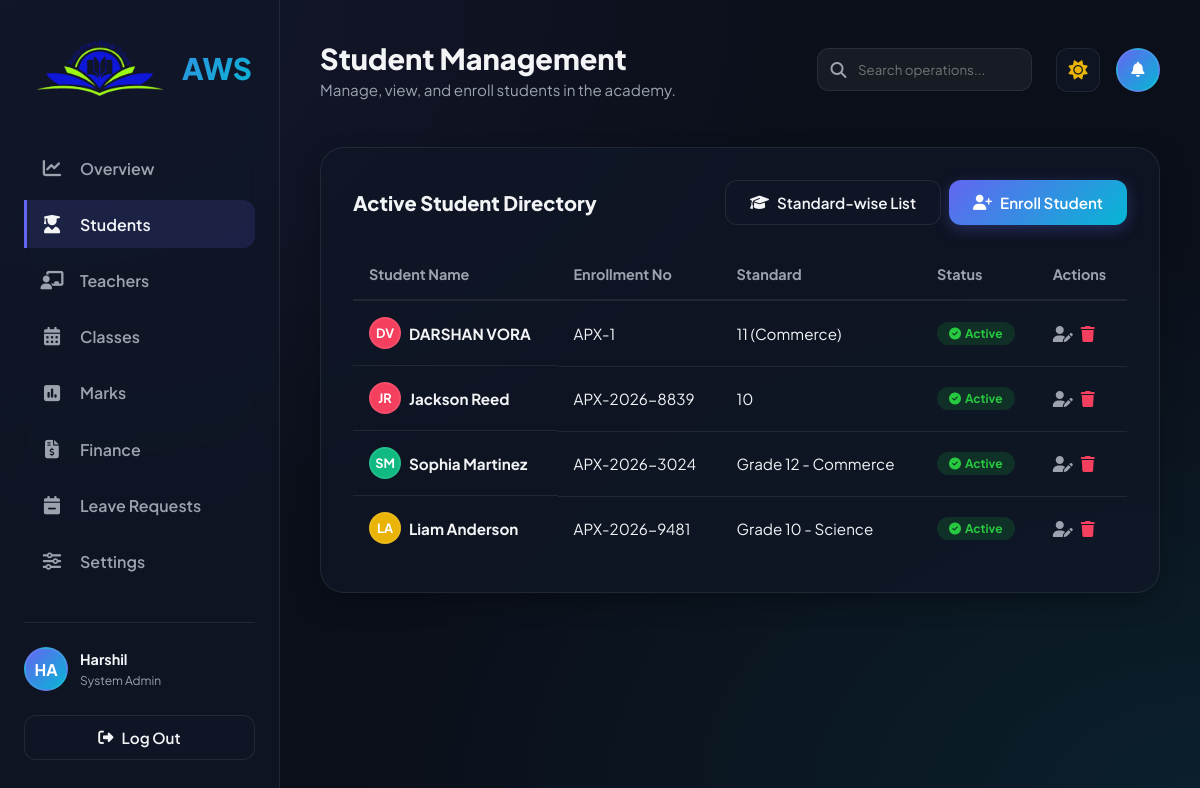
The app's page /student.php (signed in) with its own data.
### tables this page shows
CREATE TABLE `students` (
  `id` int(11) NOT NULL AUTO_INCREMENT,
  `student_id` varchar(50) NOT NULL,
  `first_name` varchar(100) NOT NULL,
  `last_name` varchar(100) NOT NULL,
  `grade` varchar(50) NOT NULL,
  `dob` date NOT NULL,
  `gender` varchar(20) NOT NULL,
  `blood_group` varchar(10) NOT NULL,
  `mobile_number` varchar(20) NOT NULL,
  `email` varchar(100) NOT NULL,
  `password` varchar(255) NOT NULL DEFAULT 'student123',
  `address` text NOT NULL,
  `city` varchar(100) NOT NULL,
  `state` varchar(100) NOT NULL,
  `pin_code` varchar(20) NOT NULL,
  `nationality` varchar(100) NOT NULL,
  `religion` varchar(100) NOT NULL,
  `category` varchar(50) NOT NULL,
  `father_name` varchar(100) NOT NULL,
  `mother_name` varchar(100) NOT NULL,
  `parent_mobile` varchar(20) NOT NULL,
  `parent_email` varchar(100) NOT NULL,
  `parent_occupation` varchar(100) NOT NULL,
  `attendance` decimal(5,2) DEFAULT 100.00,
  `status` varchar(20) DEFAULT 'Active',
  `created_at` timestamp NOT NULL DEFAULT current_timestamp(),
  PRIMARY KEY (`id`),
  UNIQUE KEY `student_id` (`student_id`)
);

### student.php (the view, shortened to what this page needs)
<?php
require_once 'admin_header.php';
require_once 'admin_sidebar.php';
require_once 'admin_top_panel.php';
?>
<div id="students-section" style="display: block;">
    <div class="table-container">
        <div class="table-header-row">
            <h4>Active Student Directory</h4>
            <div style="display: flex; gap: 0.5rem;">
                <button class="btn btn-secondary" id="standard-wise-btn">
                    <i class="fa-solid fa-graduation-cap"></i> Standard-wise List
                </button>
                <button class="btn btn-primary" id="enroll-student-btn">
                    <i class="fa-solid fa-user-plus"></i> Enroll Student
                </button>
            </div>
        </div>
        <table class="students-table">
            <thead>
                <tr>
                    <th>Student Name</th>
                    <th>Enrollment No</th>
                    <th>Standard</th>
                    <th>Status</th>
                    <th>Actions</th>
                </tr>
            </thead>
            <tbody id="students-table-body">
                <?php
                $sql_select = "SELECT * FROM `students` ORDER BY `id` DESC";
                $result = $conn->query($sql_select);
                if ($result && $result->num_rows > 0) {
                    while ($row = $result->fetch_assoc()) {
                        $fullName = htmlspecialchars($row['first_name'] . ' ' . $row['last_name']);
                        $initials = strtoupper(substr($row['first_name'], 0, 1) . substr($row['last_name'], 0, 1));
                        $studentId = htmlspecialchars($row['student_id']);
                        $grade = htmlspecialchars($row['grade']);
                        $statusBadge = '<span class="status-badge status-active"><i class="fa-solid fa-circle-check"></i> Active</span>';
                        $colorChoices = ['var(--primary)', 'var(--secondary)', 'var(--accent)', '#8b5cf6', '#eab308', '#10b981'];
                        $avatarBg = $colorChoices[ord(strtoupper($row['first_name'][0])) % count($colorChoices)];
                        echo '<tr id="row-' . $studentId . '">';
                        echo '<td style="font-weight: 700; display: flex; align-items: center; gap: 0.5rem;">';
                        echo '<div class="admin-avatar" style="width: 32px; height: 32px; font-size: 0.8rem; background: ' . $avatarBg . ';">' . $initials . '</div>';
                        echo $fullName;
                        echo '</td>';
                        echo '<td>' . $studentId . '</td>';
                        echo '<td>' . $grade . '</td>';
                        echo '<td>' . $statusBadge . '</td>';
                        echo '<td>';
                        echo '<button class="action-icon-btn edit-student-btn" data-id="' . $studentId . '" title="Edit Student"><i class="fa-solid fa-user-pen"></i></button>';
                        echo '<button class="action-icon-btn delete-student-btn" data-id="' . $studentId . '" title="Delete Student" style="color: var(--accent);"><i class="fa-solid fa-trash"></i></button>';
                        echo '</td>';
                        echo '</tr>';
                    }
                } else {
                    echo '<tr><td colspan="5" style="text-align: center; padding: 2rem; color: var(--text-muted);">No students registered in the database directory yet.</td></tr>';
                }
                ?>
            </tbody>
        </table>
    </div>
</div>
<?php
require_once 'admin_footer.php';
?>

### style.css (style rules this page uses)
:root { --primary: #6366f1; --primary-glow: rgba(99, 102, 241, 0.15); --secondary: #06b6d4; --accent: #f43f5e; --bg-main: #0b0f19; --bg-grid: rgba(255, 255, 255, 0.02); --card-bg: rgba(17, 24, 39, 0.7); --card-border: rgba(255, 255, 255, 0.08); --text-main: #f3f4f6; --text-muted: #9ca3af; --text-inverse: #0b0f19; --shadow: 0 10px 30px -10px rgba(0, 0, 0, 0.5); --glass-blur: 16px; --input-bg: rgba(255, 255, 255, 0.05); --swal-bg: #111827; }
* { margin: 0; padding: 0; box-sizing: border-box; font-family: 'Plus Jakarta Sans', sans-serif; transition: background-color 0.3s ease, border-color 0.3s ease, color 0.3s ease; }
html { scroll-behavior: smooth; }
body { background-color: var(--bg-main); color: var(--text-main); overflow-x: hidden; min-height: 100vh; background-image: radial-gradient(at 0% 0%, rgba(99, 102, 241, 0.1) 0px, transparent 50%), radial-gradient(at 100% 100%, rgba(6, 182, 212, 0.1) 0px, transparent 50%); background-attachment: fixed; }
.btn { display: inline-flex; align-items: center; justify-content: center; padding: 0.75rem 1.5rem; border-radius: 12px; font-weight: 600; font-size: 0.95rem; cursor: pointer; text-decoration: none; gap: 0.5rem; transition: all 0.3s cubic-bezier(0.4, 0, 0.2, 1); }
.btn-primary { background: linear-gradient(135deg, var(--primary), var(--secondary)); color: #ffffff; border: none; box-shadow: 0 4px 15px rgba(99, 102, 241, 0.3); }
.btn-secondary { background: var(--card-bg); border: 1px solid var(--card-border); color: var(--text-main); }

### admin_header.php (style rules this page uses)
.admin-avatar { width: 44px; height: 44px; border-radius: 50%; background: linear-gradient(135deg, var(--primary), var(--secondary)); display: flex; align-items: center; justify-content: center; color: #ffffff; font-weight: 700; border: 2px solid var(--card-border); }
.table-container { background: var(--card-bg); border: 1px solid var(--card-border); border-radius: 24px; padding: 2rem; box-shadow: var(--shadow); margin-top: 1rem; overflow-x: auto; }
.table-header-row { display: flex; justify-content: space-between; align-items: center; margin-bottom: 1.5rem; }
.table-header-row h4 { font-size: 1.25rem; font-weight: 800; }
.students-table { width: 100%; border-collapse: collapse; text-align: left; }
.students-table th { padding: 1rem; border-bottom: 2px solid var(--card-border); color: var(--text-muted); font-weight: 700; font-size: 0.9rem; }
.students-table td { padding: 1rem; border-bottom: 1px solid var(--card-border); font-size: 0.95rem; }
.students-table tr:last-child td { border-bottom: none; }
.status-badge { display: inline-flex; align-items: center; gap: 0.25rem; padding: 0.25rem 0.75rem; border-radius: 20px; font-size: 0.75rem; font-weight: 700; }
.status-active { background: rgba(39, 201, 63, 0.15); color: #27c93f; }
.action-icon-btn { background: none; border: none; color: var(--text-muted); cursor: pointer; font-size: 1rem; transition: color 0.3s ease; margin-right: 0.5rem; }

### records on screen
students: initials "DV", fullName "DARSHAN VORA", student "APX-1", grade "11 (Commerce)"
students: initials "JR", fullName "Jackson Reed", student "APX-2026-8839", grade "10"
students: initials "SM", fullName "Sophia Martinez", student "APX-2026-3024", grade "Grade 12 - Commerce"
students: initials "LA", fullName "Liam Anderson", student "APX-2026-9481", grade "Grade 10 - Science"

### other values on screen
$school_name "AWS"
$sidebar_admin_initials "HA"
$sidebar_admin_name "Harshil"
$sidebar_admin_role "System Admin"
$page_title "Student Management"
$page_subtitle "Manage, view, and enroll students in the academy."
